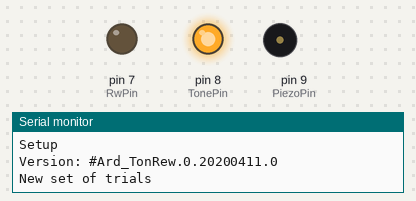
The sketch below on a simulated Arduino Uno, built with avr-gcc and run on an emulated ATmega328P. Shown: output pins drawn as LEDs (lit = HIGH), buzzer (waves = sounding), the last lines printed to the serial monitor. Random numbers use the default seed unless the sketch sets one.

Above: at 0.12 s.
At 2.1 s:
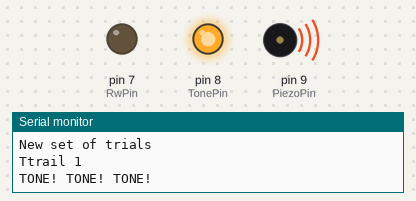
At 16.37 s:
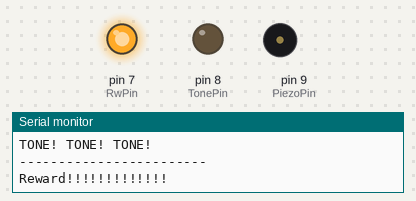
At 28.8 s:
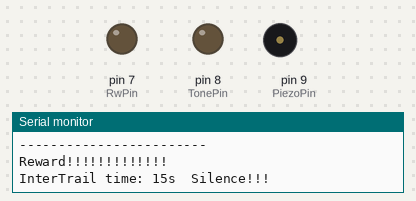
Timing chart, 0 to 30.3 s (numbered marks = the images above):
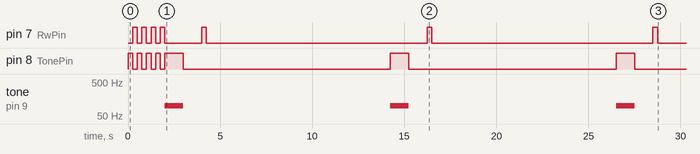

The sketch:

ToneRewTrial.ino
```cpp
String version = "#Ard_TonRew.0.20200411.0";
/// No Python communication

const int  TonePin = 8; //RED
const int    RwPin = 7; //GREEN
const int PiezoPin = 9; //buzzer

char state = 'A';

int  zTime = 0;   //start time of training ~zeroTime (in ms)
int  aTime = 0;   //actualTime in doTrail()
int  randT = 0;   //iT+random(-dif,dif+1)
int     aT = 0;   //number of actualTrial

int  TF = 100;    //ToneFrequency
int  TT = 1000;   //ToneTime
int   g = 1000;   //gap
int RwT = 250;    //RewardTime
int  iT = 10;      //time interTrials (in s)
int dif = 5;      //diffusion factor for random iT component
int  nT = 3;      //number of Trials

bool  bTT = false;
bool   bg = false;
bool bRwT = false;
bool  biT = false;
bool newT = false;

void setup() {
  Serial.begin(115200);
  Serial.println("Setup");
  Serial.print("Version: "); Serial.println(version);
  pinMode(TonePin,OUTPUT);
  pinMode(RwPin,OUTPUT);
  randomSeed(analogRead(0));
}

void loop() {
  if(state=='A'){
    Serial.println("\nNew set of trials");
    for(int i=0;i<4;i++){
      //tone(PiezoPin,40,250);
      digitalWrite(TonePin,HIGH);
      delay(250);
      digitalWrite(TonePin,LOW);
      digitalWrite(RwPin,HIGH);
      delay(250);
      digitalWrite(RwPin,LOW);
    }
    zTime = millis();
    aTime = 0;
    state = 'B';
    aT = 0;
    bTT = true;
  }
  else if(state=='B'){
    doTrial();
  }
  else if(state=='C'){
    Serial.println("End of the training\n\n");
    state = 'D';
  }
}

void doTrial(){
  if(Timer(aTime,TT,bTT))       Tone();
  if(Timer(aTime,g,bg))         gap();
  if(Timer(aTime,RwT,bRwT))     Reward();
  if(Timer(aTime,iT*1000,biT))  interTrials();
  if(Timer(aTime,0,newT))       newTrial();
}
```

functions.ino
```cpp
bool Timer(int& start,int wait,bool first){
  if(millis()-zTime>start && first){
    start += wait;
    return true;
  }
  else {
    return false;
  }
}

void Tone(){
  Serial.print("Ttrail ");
  Serial.println(aT+1);
  digitalWrite(TonePin,HIGH);
  tone(PiezoPin,TF,TT);
  Serial.println("TONE! TONE! TONE!");
  bTT = false;
  bg = true;
}

void gap(){
  digitalWrite(TonePin,LOW);
  Serial.println("------------------------");
  bg = false;
  bRwT = true;
}

void Reward(){
  digitalWrite(RwPin,HIGH);
  Serial.println("Reward!!!!!!!!!!!!!");
  bRwT = false;
  biT = true;
}

void interTrials(){
  digitalWrite(RwPin,LOW);
  randT = random(-dif,dif+1)*1000;
  aTime += randT;
  Serial.print("InterTrail time: ");
  Serial.print((randT+iT*1000)/1000);
  biT = false;
  newT = true;
  Serial.println("s\tSilence!!!");
}

void newTrial(){
  aT += 1;
  if(aT==nT) state = 'C';
  newT = false;
  bTT = true;
  zTime = millis();
  aTime =0;
}
```

Measured:
- by itself, pin 7 (RwPin): LOW → HIGH at 0.25 s, → LOW 0.25 s later, → HIGH 0.25 s later, → LOW 0.25 s later, … (14 changes in this stretch)
- by itself, pin 8 (TonePin): repeats every 12.3 s: HIGH 1.0 s, LOW 11.3 s
- by itself, tone on pin 9 (PiezoPin): alternates 100 Hz for 1.0 s and silent for 11.3 s
